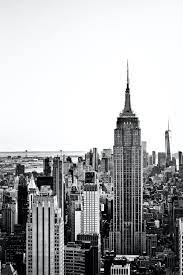
%> input picture Semester_Material/Semester_4/Digital_Image_Processing/Lab/High_contrast_image.jpg, 183 x 275 px
$ octave LabTask6a.m   (GNU Octave 9; MATLAB toolbox functions it lacks are replaced by stand-ins)
%> lines starting %> are read from the running program, lines starting %| are printed output that depends on the picture
%Lab#06
%Task#01
%Apply averaging filter on a sample image
image1 = imread("E:\Digital Image Processing\Lab\High_contrast_image.jpg");
%> image1 is the input picture: size 275x183x3 uint8; mean R, G, B 175.9, 176.6, 178.1
image1 = rgb2gray(image1);
%> image1: size 275x183 uint8
Noisy_image = imnoise(image1,'salt & pepper',0.02);
filter = ones(3,3)*1/9;
image2= imfilter(Noisy_image,filter);
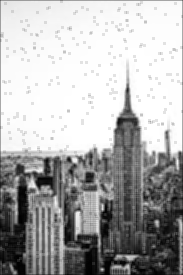
%> image2: size 275x183 uint8; min 0, max 255, mean 174.6
subplot 131
imshow(image1); title('Orignal image');

subplot 132
imshow(Noisy_image); title('Nosiy image');
subplot 133
imshow(image2); title('Refined image');

%% Median filtering
K = medfilt2(Noisy_image);
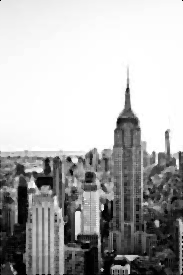
%> K: size 275x183 uint8; min 0, max 255, mean 176.5
imshow(K); title('Median filter');

%% Laplacian filtering
image1 = imread("E:\Digital Image Processing\Lab\img1.jpg");
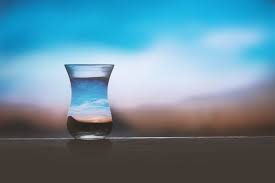
%> input picture Semester_Material/Semester_4/Digital_Image_Processing/Lab/img1.jpg, 275 x 183 px
%> image1 is the input picture: size 183x275x3 uint8; mean R, G, B 101.1, 138.5, 156
filter1 = [-1 0 -1; 0 4 0; -1 0 -1];
filter2 = [-1 0 -1; -1 8 -1; -1 -1 -1];
image2 = imfilter(image1,filter1);
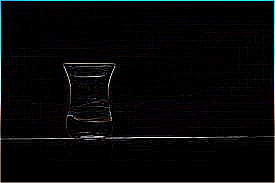
%> image2: size 183x275x3 uint8; mean R, G, B 5.8, 7, 7.2
%> (the run ends here)
